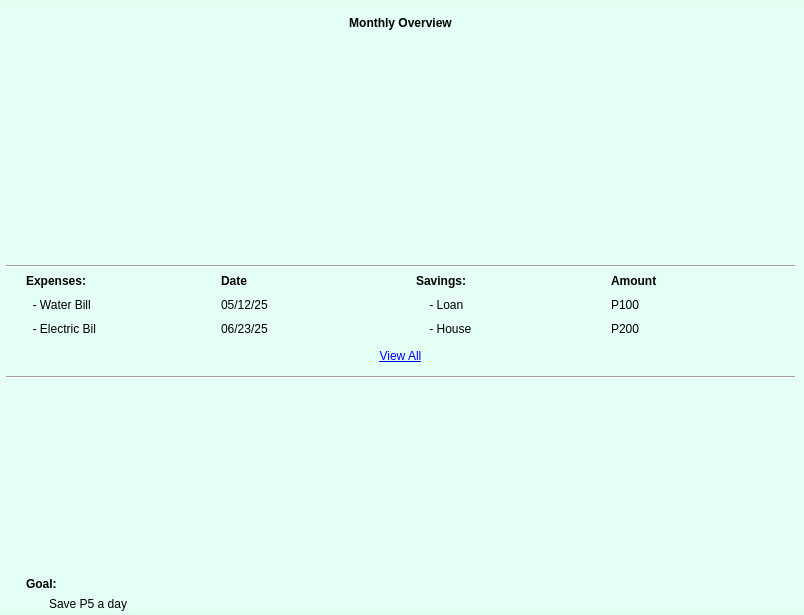
<?xml version="1.0" encoding="UTF-8"?>
<ui version="4.0">
 <class>MainWindow</class>
 <widget class="QMainWindow" name="MainWindow">
  <property name="geometry">
   <rect>
    <x>0</x>
    <y>0</y>
    <width>804</width>
    <height>615</height>
   </rect>
  </property>
  <property name="windowTitle">
   <string>MainWindow</string>
  </property>
  <property name="styleSheet">
   <string notr="true">QMainWindow{
	background-color: rgb(224, 255, 239);
}</string>
  </property>
  <widget class="QWidget" name="centralwidget">
   <widget class="QWidget" name="formLayoutWidget">
    <property name="geometry">
     <rect>
      <x>0</x>
      <y>0</y>
      <width>801</width>
      <height>611</height>
     </rect>
    </property>
    <layout class="QFormLayout" name="formLayout">
     <property name="rightMargin">
      <number>6</number>
     </property>
     <item row="1" column="1">
      <layout class="QHBoxLayout" name="horizontalLayout">
       <property name="spacing">
        <number>0</number>
       </property>
       <item>
        <widget class="QLabel" name="label_16">
         <property name="maximumSize">
          <size>
           <width>400</width>
           <height>300</height>
          </size>
         </property>
         <property name="text">
          <string/>
         </property>
         <property name="pixmap">
          <pixmap resource="dash.qrc">:/img/piechartnobg.png</pixmap>
         </property>
         <property name="scaledContents">
          <bool>true</bool>
         </property>
        </widget>
       </item>
       <item>
        <widget class="QLabel" name="label_17">
         <property name="maximumSize">
          <size>
           <width>400</width>
           <height>300</height>
          </size>
         </property>
         <property name="focusPolicy">
          <enum>Qt::WheelFocus</enum>
         </property>
         <property name="text">
          <string/>
         </property>
         <property name="pixmap">
          <pixmap resource="dash.qrc">:/img/linenobg.png</pixmap>
         </property>
         <property name="scaledContents">
          <bool>true</bool>
         </property>
         <property name="alignment">
          <set>Qt::AlignCenter</set>
         </property>
        </widget>
       </item>
      </layout>
     </item>
     <item row="2" column="1">
      <spacer name="verticalSpacer_2">
       <property name="orientation">
        <enum>Qt::Vertical</enum>
       </property>
       <property name="sizeHint" stdset="0">
        <size>
         <width>20</width>
         <height>15</height>
        </size>
       </property>
      </spacer>
     </item>
     <item row="4" column="1">
      <layout class="QHBoxLayout" name="horizontalLayout_5">
       <property name="spacing">
        <number>30</number>
       </property>
       <property name="leftMargin">
        <number>20</number>
       </property>
       <property name="rightMargin">
        <number>20</number>
       </property>
       <item>
        <layout class="QHBoxLayout" name="horizontalLayout_2">
         <item>
          <layout class="QVBoxLayout" name="verticalLayout_2">
           <property name="spacing">
            <number>10</number>
           </property>
           <item>
            <widget class="QLabel" name="label_2">
             <property name="styleSheet">
              <string notr="true">*{
	font: 75 11pt &quot;Verdana&quot;;
	font-weight: 600;
}</string>
             </property>
             <property name="text">
              <string>Expenses:</string>
             </property>
            </widget>
           </item>
           <item>
            <widget class="QLabel" name="label_3">
             <property name="styleSheet">
              <string notr="true">*{
	font: 75 10pt &quot;Verdana&quot;;
}</string>
             </property>
             <property name="text">
              <string>  - Water Bill</string>
             </property>
            </widget>
           </item>
           <item>
            <widget class="QLabel" name="label_4">
             <property name="styleSheet">
              <string notr="true">*{
	font: 75 10pt &quot;Verdana&quot;;
}</string>
             </property>
             <property name="text">
              <string>  - Electric Bil</string>
             </property>
            </widget>
           </item>
          </layout>
         </item>
         <item>
          <layout class="QVBoxLayout" name="verticalLayout_3">
           <property name="spacing">
            <number>10</number>
           </property>
           <item>
            <widget class="QLabel" name="label_5">
             <property name="styleSheet">
              <string notr="true">*{
	font: 75 11pt &quot;Verdana&quot;;
	font-weight: 600;
}</string>
             </property>
             <property name="text">
              <string>Date</string>
             </property>
            </widget>
           </item>
           <item>
            <widget class="QLabel" name="label_6">
             <property name="styleSheet">
              <string notr="true">*{
	font: 75 10pt &quot;Verdana&quot;;
}</string>
             </property>
             <property name="text">
              <string>05/12/25</string>
             </property>
            </widget>
           </item>
           <item>
            <widget class="QLabel" name="label_7">
             <property name="styleSheet">
              <string notr="true">*{
	font: 75 10pt &quot;Verdana&quot;;
}</string>
             </property>
             <property name="text">
              <string>06/23/25</string>
             </property>
            </widget>
           </item>
          </layout>
         </item>
        </layout>
       </item>
       <item>
        <layout class="QHBoxLayout" name="horizontalLayout_4">
         <item>
          <layout class="QVBoxLayout" name="verticalLayout_4">
           <property name="spacing">
            <number>10</number>
           </property>
           <item>
            <widget class="QLabel" name="label_8">
             <property name="styleSheet">
              <string notr="true">*{
	font: 75 11pt &quot;Verdana&quot;;
	font-weight: 600;
}</string>
             </property>
             <property name="text">
              <string>Savings:</string>
             </property>
            </widget>
           </item>
           <item>
            <widget class="QLabel" name="label_9">
             <property name="styleSheet">
              <string notr="true">*{
	font: 75 10pt &quot;Verdana&quot;;
}</string>
             </property>
             <property name="text">
              <string>    - Loan</string>
             </property>
            </widget>
           </item>
           <item>
            <widget class="QLabel" name="label_10">
             <property name="styleSheet">
              <string notr="true">*{
	font: 75 10pt &quot;Verdana&quot;;
}</string>
             </property>
             <property name="text">
              <string>    - House</string>
             </property>
            </widget>
           </item>
          </layout>
         </item>
         <item>
          <layout class="QVBoxLayout" name="verticalLayout_5">
           <property name="spacing">
            <number>10</number>
           </property>
           <item>
            <widget class="QLabel" name="label_11">
             <property name="styleSheet">
              <string notr="true">*{
	font: 75 11pt &quot;Verdana&quot;;
	font-weight: 600;
}</string>
             </property>
             <property name="text">
              <string>Amount</string>
             </property>
            </widget>
           </item>
           <item>
            <widget class="QLabel" name="label_12">
             <property name="styleSheet">
              <string notr="true">*{
	font: 75 10pt &quot;Verdana&quot;;
}</string>
             </property>
             <property name="text">
              <string>P100</string>
             </property>
            </widget>
           </item>
           <item>
            <widget class="QLabel" name="label_13">
             <property name="styleSheet">
              <string notr="true">*{
	font: 75 10pt &quot;Verdana&quot;;
}</string>
             </property>
             <property name="text">
              <string>P200</string>
             </property>
            </widget>
           </item>
          </layout>
         </item>
        </layout>
       </item>
      </layout>
     </item>
     <item row="7" column="1">
      <spacer name="verticalSpacer">
       <property name="orientation">
        <enum>Qt::Vertical</enum>
       </property>
       <property name="sizeHint" stdset="0">
        <size>
         <width>20</width>
         <height>20</height>
        </size>
       </property>
      </spacer>
     </item>
     <item row="8" column="1">
      <layout class="QVBoxLayout" name="verticalLayout_6">
       <property name="leftMargin">
        <number>20</number>
       </property>
       <item>
        <widget class="QLabel" name="label_14">
         <property name="styleSheet">
          <string notr="true">*{
	font: 75 11pt &quot;Verdana&quot;;
	font-weight: 600;
}</string>
         </property>
         <property name="text">
          <string>Goal:</string>
         </property>
        </widget>
       </item>
       <item>
        <widget class="QLabel" name="label_15">
         <property name="styleSheet">
          <string notr="true">QLabel{
	padding-left: 20px;
}</string>
         </property>
         <property name="text">
          <string>Save P5 a day</string>
         </property>
        </widget>
       </item>
      </layout>
     </item>
     <item row="3" column="1">
      <widget class="Line" name="line">
       <property name="orientation">
        <enum>Qt::Horizontal</enum>
       </property>
      </widget>
     </item>
     <item row="6" column="1">
      <widget class="Line" name="line_2">
       <property name="orientation">
        <enum>Qt::Horizontal</enum>
       </property>
      </widget>
     </item>
     <item row="0" column="1">
      <widget class="QLabel" name="label">
       <property name="styleSheet">
        <string notr="true">*{
	font: 75 14pt &quot;Verdana&quot;;
	font-weight: 600;
	padding: 16px 0;
}</string>
       </property>
       <property name="text">
        <string>Monthly Overview</string>
       </property>
       <property name="alignment">
        <set>Qt::AlignCenter</set>
       </property>
      </widget>
     </item>
     <item row="5" column="1">
      <widget class="QPushButton" name="pushButton_2">
       <property name="styleSheet">
        <string notr="true">QPushButton{
	border: none;
	padding: 7px 0;
	text-decoration: underline;
	color: blue;
}</string>
       </property>
       <property name="text">
        <string>View All</string>
       </property>
      </widget>
     </item>
    </layout>
   </widget>
   <widget class="QLabel" name="label_18">
    <property name="geometry">
     <rect>
      <x>-4</x>
      <y>2</y>
      <width>811</width>
      <height>611</height>
     </rect>
    </property>
    <property name="styleSheet">
     <string notr="true">QLabel{
	background-color: rgb(228, 255, 243);
}
</string>
    </property>
    <property name="text">
     <string/>
    </property>
   </widget>
   <zorder>label_18</zorder>
   <zorder>formLayoutWidget</zorder>
  </widget>
 </widget>
 <resources>
  <include location="dash.qrc"/>
 </resources>
 <connections/>
</ui>
